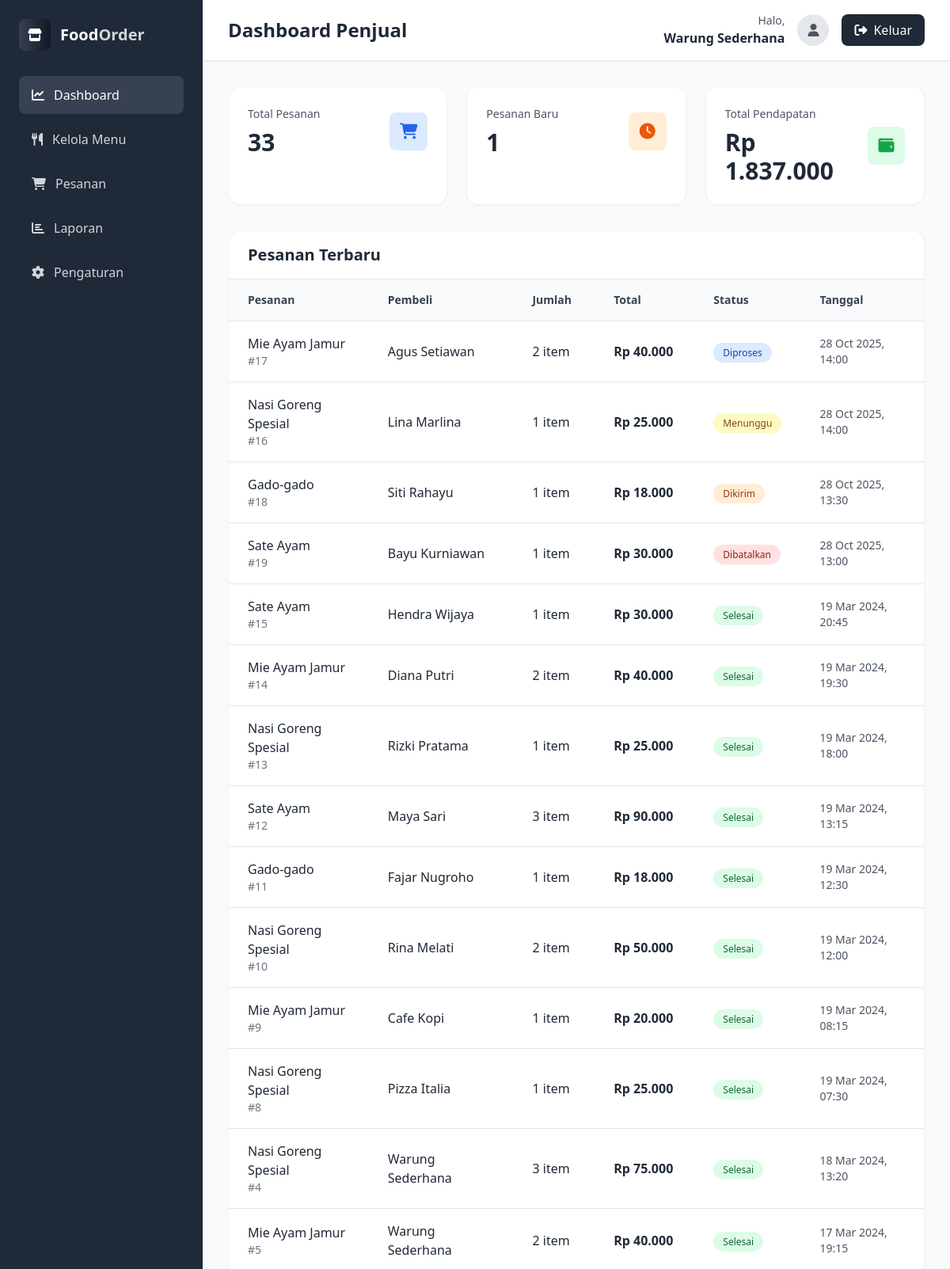
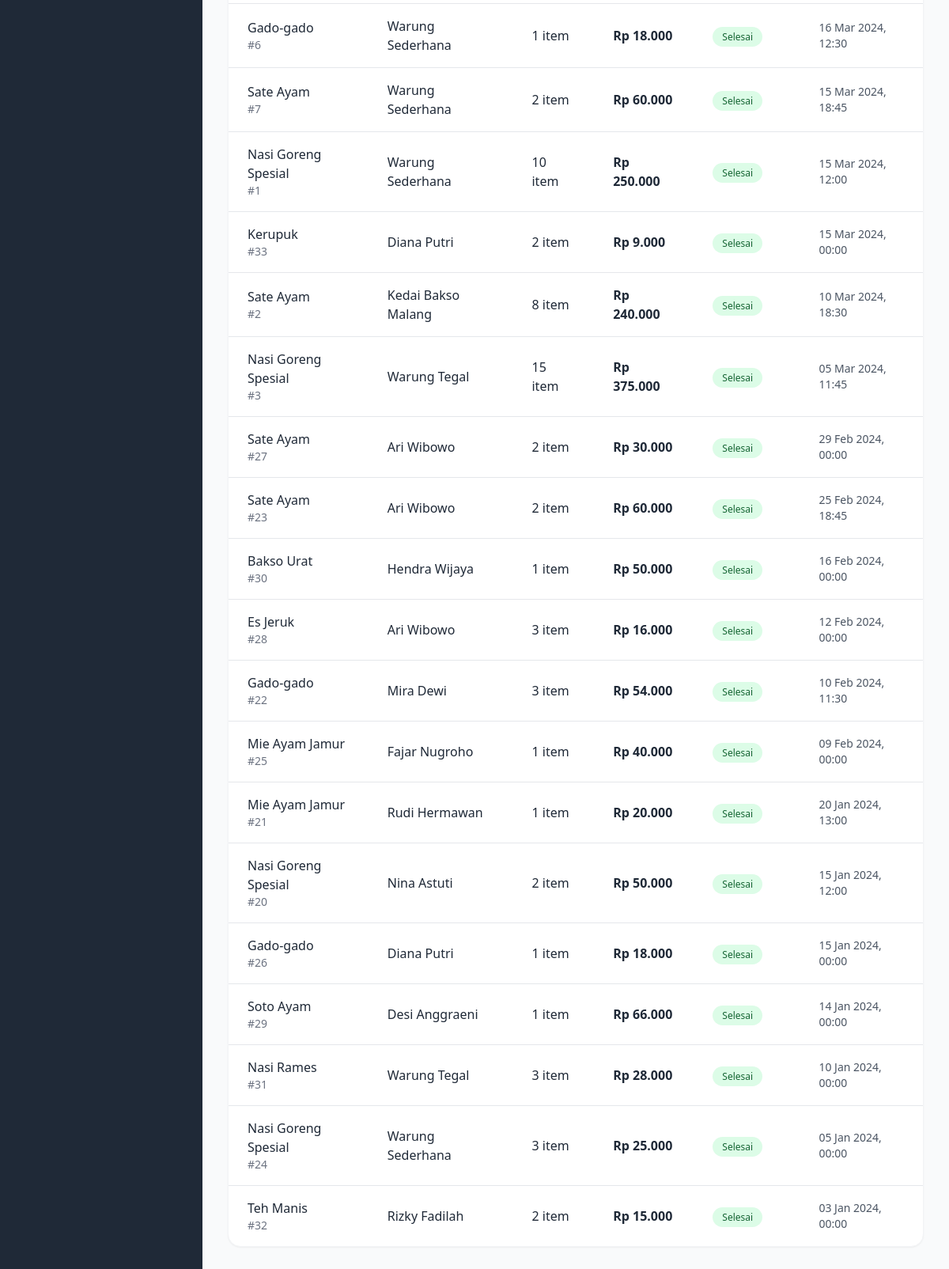
/pemesanan-makanan/penjual/dashboard.php (signed in), run on the app's committed database (2 pictures, top to bottom).
### tables this page shows
CREATE TABLE users (
  id_user INT AUTO_INCREMENT PRIMARY KEY,
  nama VARCHAR(100) NOT NULL,
  username VARCHAR(50) NOT NULL UNIQUE,
  password VARCHAR(255) NOT NULL,
  email VARCHAR(100) NOT NULL UNIQUE,
  no_telp VARCHAR(20),
  role ENUM('penjual', 'pembeli') NOT NULL,
  created_at TIMESTAMP DEFAULT CURRENT_TIMESTAMP
);

CREATE TABLE pesanan (
  id_pesanan INT AUTO_INCREMENT PRIMARY KEY,
  id_menu INT NOT NULL,
  id_pembeli INT NOT NULL,
  jumlah INT NOT NULL,
  total_harga DECIMAL(12,2) NOT NULL,
  alamat_pengiriman TEXT,
  status_pesanan ENUM('Menunggu', 'Diproses', 'Dikirim', 'Selesai', 'Dibatalkan') DEFAULT 'Menunggu',
  tanggal_pesan TIMESTAMP DEFAULT CURRENT_TIMESTAMP,
  catatan VARCHAR(255),
  FOREIGN KEY (id_menu) REFERENCES menu(id_menu)
    ON DELETE CASCADE ON UPDATE CASCADE,
  FOREIGN KEY (id_pembeli) REFERENCES pembeli(id_pembeli)
    ON DELETE CASCADE ON UPDATE CASCADE
);

CREATE TABLE menu (
  id_menu INT AUTO_INCREMENT PRIMARY KEY,
  id_penjual INT,
  nama_menu VARCHAR(100) NOT NULL,
  deskripsi TEXT,
  harga DECIMAL(10,2) NOT NULL,
  foto VARCHAR(255),
  FOREIGN KEY (id_penjual) REFERENCES penjual(id_penjual)
    ON DELETE CASCADE ON UPDATE CASCADE
);

### pemesanan-makanan/penjual/dashboard.php (the view, shortened to what this page needs)
<?php
include '../config/database.php';
$id_penjual = $_SESSION['id_user'];
$query_penjual = mysqli_query($conn, "SELECT * FROM users WHERE id_user = '$id_penjual'");
$penjual = mysqli_fetch_assoc($query_penjual);
$total_pesanan = mysqli_query($conn, "
    SELECT COUNT(*) as total
    FROM pesanan p
    JOIN menu m ON p.id_menu = m.id_menu
    WHERE m.id_penjual = '$id_penjual'
")->fetch_assoc()['total'];
$pesanan_baru = mysqli_query($conn, "
    SELECT COUNT(*) as total
    FROM pesanan p
    JOIN menu m ON p.id_menu = m.id_menu
    WHERE m.id_penjual = '$id_penjual' AND p.status_pesanan = 'Menunggu'
")->fetch_assoc()['total'];
$total_pendapatan = mysqli_query($conn, "
    SELECT COALESCE(SUM(p.total_harga), 0) as total
    FROM pesanan p
    JOIN menu m ON p.id_menu = m.id_menu
    WHERE m.id_penjual = '$id_penjual' AND p.status_pesanan = 'Selesai'
")->fetch_assoc()['total'];
$query_pesanan = mysqli_query($conn, "
    SELECT
        p.id_pesanan,
        u.nama AS nama_pembeli,
        m.nama_menu,
        p.jumlah,
        p.total_harga,
        p.status_pesanan,
        p.tanggal_pesan
    FROM pesanan p
    JOIN users u ON p.id_pembeli = u.id_user
    JOIN menu m ON p.id_menu = m.id_menu
    WHERE m.id_penjual = '$id_penjual'
    ORDER BY p.tanggal_pesan DESC
");
?>
<!DOCTYPE html>
<html lang="id">
<head>
    <script src="https://cdn.tailwindcss.com"></script>
    <link rel="stylesheet" href="https://cdnjs.cloudflare.com/ajax/libs/font-awesome/6.4.0/css/all.min.css">
</head>
<body class="bg-gray-50">
    <div class="flex h-screen">
        <div class="w-64 bg-gray-800 text-white">
            <div class="p-6">
                <div class="flex items-center space-x-3 mb-8">
                    <div class="w-10 h-10 bg-gradient-to-r from-gray-700 to-gray-900 rounded-lg flex items-center justify-center">
                        <i class="fas fa-store text-white"></i>
                    </div>
                    <h1 class="text-xl font-bold">Food<span class="text-gray-300">Order</span></h1>
                </div>
                <nav class="space-y-2">
                    <a href="dashboard.php" class="flex items-center space-x-3 bg-gray-700 px-4 py-3 rounded-lg text-white">
                        <i class="fas fa-chart-line"></i>
                        <span>Dashboard</span>
                    </a>
                    <a href="menu.php" class="flex items-center space-x-3 px-4 py-3 rounded-lg text-gray-300 hover:bg-gray-700 transition">
                        <i class="fas fa-utensils"></i>
                        <span>Kelola Menu</span>
                    </a>
                    <a href="pesanan.php" class="flex items-center space-x-3 px-4 py-3 rounded-lg text-gray-300 hover:bg-gray-700 transition">
                        <i class="fas fa-shopping-cart"></i>
                        <span>Pesanan</span>
                    </a>
                    <a href="laporan.php" class="flex items-center space-x-3 px-4 py-3 rounded-lg text-gray-300 hover:bg-gray-700 transition">
                        <i class="fas fa-chart-bar"></i>
                        <span>Laporan</span>
                    </a>
                    <a href="pengaturan.php" class="flex items-center space-x-3 px-4 py-3 rounded-lg text-gray-300 hover:bg-gray-700 transition">
                        <i class="fas fa-cog"></i>
                        <span>Pengaturan</span>
                    </a>
                </nav>
            </div>
        </div>
        <div class="flex-1 overflow-auto">
            <header class="bg-white shadow-sm border-b border-gray-200">
                <div class="flex justify-between items-center px-8 py-4">
                    <h1 class="text-2xl font-bold text-gray-800">Dashboard Penjual</h1>
                    <div class="flex items-center space-x-4">
                        <div class="text-right">
                            <p class="text-sm text-gray-600">Halo,</p>
                            <p class="font-semibold text-gray-800"><?= htmlspecialchars($penjual['nama']); ?></p>
                        </div>
                        <div class="w-10 h-10 bg-gray-200 rounded-full flex items-center justify-center">
                            <i class="fas fa-user text-gray-600"></i>
                        </div>
                        <a href="../auth/logout.php" class="bg-gray-800 text-white px-4 py-2 rounded-lg hover:bg-gray-700 transition flex items-center space-x-2">
                            <i class="fas fa-sign-out-alt"></i>
                            <span>Keluar</span>
                        </a>
                    </div>
                </div>
            </header>
            <div class="p-8">
                <div class="grid grid-cols-1 md:grid-cols-3 gap-6 mb-8">
                    <div class="bg-white rounded-2xl shadow-sm p-6 border border-gray-100">
                        <div class="flex items-center justify-between">
                            <div>
                                <p class="text-gray-600 text-sm">Total Pesanan</p>
                                <p class="text-3xl font-bold text-gray-800 mt-2"><?= $total_pesanan; ?></p>
                            </div>
                            <div class="w-12 h-12 bg-blue-100 rounded-lg flex items-center justify-center">
                                <i class="fas fa-shopping-cart text-blue-600 text-xl"></i>
                            </div>
                        </div>
                    </div>
                    <div class="bg-white rounded-2xl shadow-sm p-6 border border-gray-100">
                        <div class="flex items-center justify-between">
                            <div>
                                <p class="text-gray-600 text-sm">Pesanan Baru</p>
                                <p class="text-3xl font-bold text-gray-800 mt-2"><?= $pesanan_baru; ?></p>
                            </div>
                            <div class="w-12 h-12 bg-orange-100 rounded-lg flex items-center justify-center">
                                <i class="fas fa-clock text-orange-600 text-xl"></i>
                            </div>
                        </div>
                    </div>
                    <div class="bg-white rounded-2xl shadow-sm p-6 border border-gray-100">
                        <div class="flex items-center justify-between">
                            <div>
                                <p class="text-gray-600 text-sm">Total Pendapatan</p>
                                <p class="text-3xl font-bold text-gray-800 mt-2">Rp <?= number_format($total_pendapatan, 0, ',', '.'); ?></p>
                            </div>
                            <div class="w-12 h-12 bg-green-100 rounded-lg flex items-center justify-center">
                                <i class="fas fa-wallet text-green-600 text-xl"></i>
                            </div>
                        </div>
                    </div>
                </div>
                <div class="bg-white rounded-2xl shadow-sm border border-gray-100">
                    <div class="px-6 py-4 border-b border-gray-200">
                        <h2 class="text-xl font-semibold text-gray-800">Pesanan Terbaru</h2>
                    </div>
                    <div class="overflow-x-auto">
                        <table class="w-full">
                            <thead>
                                <tr class="bg-gray-50 border-b border-gray-200">
                                    <th class="py-4 px-6 text-left text-sm font-semibold text-gray-700">Pesanan</th>
                                    <th class="py-4 px-6 text-left text-sm font-semibold text-gray-700">Pembeli</th>
                                    <th class="py-4 px-6 text-left text-sm font-semibold text-gray-700">Jumlah</th>
                                    <th class="py-4 px-6 text-left text-sm font-semibold text-gray-700">Total</th>
                                    <th class="py-4 px-6 text-left text-sm font-semibold text-gray-700">Status</th>
                                    <th class="py-4 px-6 text-left text-sm font-semibold text-gray-700">Tanggal</th>
                                </tr>
                            </thead>
                            <tbody class="divide-y divide-gray-200">
                                <?php if (mysqli_num_rows($query_pesanan) > 0): ?>
                                    <?php while ($row = mysqli_fetch_assoc($query_pesanan)): ?>
                                        <tr class="hover:bg-gray-50 transition">
                                            <td class="py-4 px-6">
                                                <div>
                                                    <p class="font-medium text-gray-800"><?= htmlspecialchars($row['nama_menu']); ?></p>
                                                    <p class="text-sm text-gray-500">#<?= $row['id_pesanan']; ?></p>
                                                </div>
                                            </td>
                                            <td class="py-4 px-6">
                                                <p class="text-gray-800"><?= htmlspecialchars($row['nama_pembeli']); ?></p>
                                            </td>
                                            <td class="py-4 px-6">
                                                <p class="text-gray-800"><?= $row['jumlah']; ?> item</p>
                                            </td>
                                            <td class="py-4 px-6">
                                                <p class="font-semibold text-gray-800">Rp <?= number_format($row['total_harga'], 0, ',', '.'); ?></p>
                                            </td>
                                            <td class="py-4 px-6">
                                                <?php
                                                $statusColors = [
                                                    'Menunggu' => 'bg-yellow-100 text-yellow-800',
                                                    'Diproses' => 'bg-blue-100 text-blue-800',
                                                    'Dikirim' => 'bg-orange-100 text-orange-800',
                                                    'Selesai' => 'bg-green-100 text-green-800',
                                                    'Dibatalkan' => 'bg-red-100 text-red-800'
                                                ];
                                                ?>
                                                <span class="px-3 py-1 rounded-full text-xs font-medium <?= $statusColors[$row['status_pesanan']] ?? 'bg-gray-100 text-gray-800'; ?>">
                                                    <?= $row['status_pesanan']; ?>
                                                </span>
                                            </td>
                                            <td class="py-4 px-6">
                                                <p class="text-sm text-gray-600"><?= date('d M Y, H:i', strtotime($row['tanggal_pesan'])); ?></p>
                                            </td>
                                        </tr>
                                    <?php endwhile; ?>
                                <?php endif; ?>
                            </tbody>
                        </table>
                    </div>
                </div>
            </div>
        </div>
    </div>
</body>
</html>

### data on the page
users: nama "Warung Sederhana"
pesanan: id_menu.nama_menu "Mie Ayam Jamur", id_pesanan "17", users.nama "Agus Setiawan", jumlah "2", total_harga "40.000", status_pesanan "Diproses", tanggal_pesan "28 Oct 2025, 14:00"
pesanan: id_menu.nama_menu "Nasi Goreng Spesial", id_pesanan "16", users.nama "Lina Marlina", jumlah "1", total_harga "25.000", status_pesanan "Menunggu", tanggal_pesan "28 Oct 2025, 14:00"
pesanan: id_menu.nama_menu "Gado-gado", id_pesanan "18", users.nama "Siti Rahayu", jumlah "1", total_harga "18.000", status_pesanan "Dikirim", tanggal_pesan "28 Oct 2025, 13:30"
pesanan: id_menu.nama_menu "Sate Ayam", id_pesanan "19", users.nama "Bayu Kurniawan", jumlah "1", total_harga "30.000", status_pesanan "Dibatalkan", tanggal_pesan "28 Oct 2025, 13:00"
pesanan: id_menu.nama_menu "Sate Ayam", id_pesanan "15", users.nama "Hendra Wijaya", jumlah "1", total_harga "30.000", status_pesanan "Selesai", tanggal_pesan "19 Mar 2024, 20:45"
pesanan: id_menu.nama_menu "Mie Ayam Jamur", id_pesanan "14", users.nama "Diana Putri", jumlah "2", total_harga "40.000", status_pesanan "Selesai", tanggal_pesan "19 Mar 2024, 19:30"
pesanan: id_menu.nama_menu "Nasi Goreng Spesial", id_pesanan "13", users.nama "Rizki Pratama", jumlah "1", total_harga "25.000", status_pesanan "Selesai", tanggal_pesan "19 Mar 2024, 18:00"
pesanan: id_menu.nama_menu "Sate Ayam", id_pesanan "12", users.nama "Maya Sari", jumlah "3", total_harga "90.000", status_pesanan "Selesai", tanggal_pesan "19 Mar 2024, 13:15"
pesanan: id_menu.nama_menu "Gado-gado", id_pesanan "11", users.nama "Fajar Nugroho", jumlah "1", total_harga "18.000", status_pesanan "Selesai", tanggal_pesan "19 Mar 2024, 12:30"
pesanan: id_menu.nama_menu "Nasi Goreng Spesial", id_pesanan "10", users.nama "Rina Melati", jumlah "2", total_harga "50.000", status_pesanan "Selesai", tanggal_pesan "19 Mar 2024, 12:00"
pesanan: id_menu.nama_menu "Mie Ayam Jamur", id_pesanan "9", users.nama "Cafe Kopi", jumlah "1", total_harga "20.000", status_pesanan "Selesai", tanggal_pesan "19 Mar 2024, 08:15"
pesanan: id_menu.nama_menu "Nasi Goreng Spesial", id_pesanan "8", users.nama "Pizza Italia", jumlah "1", total_harga "25.000", status_pesanan "Selesai", tanggal_pesan "19 Mar 2024, 07:30"
pesanan: id_menu.nama_menu "Nasi Goreng Spesial", id_pesanan "4", users.nama "Warung Sederhana", jumlah "3", total_harga "75.000", status_pesanan "Selesai", tanggal_pesan "18 Mar 2024, 13:20"
pesanan: id_menu.nama_menu "Mie Ayam Jamur", id_pesanan "5", users.nama "Warung Sederhana", jumlah "2", total_harga "40.000", status_pesanan "Selesai", tanggal_pesan "17 Mar 2024, 19:15"
pesanan: id_menu.nama_menu "Gado-gado", id_pesanan "6", users.nama "Warung Sederhana", jumlah "1", total_harga "18.000", status_pesanan "Selesai", tanggal_pesan "16 Mar 2024, 12:30"
pesanan: id_menu.nama_menu "Sate Ayam", id_pesanan "7", users.nama "Warung Sederhana", jumlah "2", total_harga "60.000", status_pesanan "Selesai", tanggal_pesan "15 Mar 2024, 18:45"
pesanan: id_menu.nama_menu "Nasi Goreng Spesial", id_pesanan "1", users.nama "Warung Sederhana", jumlah "10", total_harga "250.000", status_pesanan "Selesai", tanggal_pesan "15 Mar 2024, 12:00"
pesanan: id_menu.nama_menu "Kerupuk", id_pesanan "33", users.nama "Diana Putri", jumlah "2", total_harga "9.000", status_pesanan "Selesai", tanggal_pesan "15 Mar 2024, 00:00"
pesanan: id_menu.nama_menu "Sate Ayam", id_pesanan "2", users.nama "Kedai Bakso Malang", jumlah "8", total_harga "240.000", status_pesanan "Selesai", tanggal_pesan "10 Mar 2024, 18:30"
pesanan: id_menu.nama_menu "Nasi Goreng Spesial", id_pesanan "3", users.nama "Warung Tegal", jumlah "15", total_harga "375.000", status_pesanan "Selesai", tanggal_pesan "05 Mar 2024, 11:45"
pesanan: id_menu.nama_menu "Sate Ayam", id_pesanan "27", users.nama "Ari Wibowo", jumlah "2", total_harga "30.000", status_pesanan "Selesai", tanggal_pesan "29 Feb 2024, 00:00"
pesanan: id_menu.nama_menu "Sate Ayam", id_pesanan "23", users.nama "Ari Wibowo", jumlah "2", total_harga "60.000", status_pesanan "Selesai", tanggal_pesan "25 Feb 2024, 18:45"
pesanan: id_menu.nama_menu "Bakso Urat", id_pesanan "30", users.nama "Hendra Wijaya", jumlah "1", total_harga "50.000", status_pesanan "Selesai", tanggal_pesan "16 Feb 2024, 00:00"
pesanan: id_menu.nama_menu "Es Jeruk", id_pesanan "28", users.nama "Ari Wibowo", jumlah "3", total_harga "16.000", status_pesanan "Selesai", tanggal_pesan "12 Feb 2024, 00:00"
pesanan: id_menu.nama_menu "Gado-gado", id_pesanan "22", users.nama "Mira Dewi", jumlah "3", total_harga "54.000", status_pesanan "Selesai", tanggal_pesan "10 Feb 2024, 11:30"
pesanan: id_menu.nama_menu "Mie Ayam Jamur", id_pesanan "25", users.nama "Fajar Nugroho", jumlah "1", total_harga "40.000", status_pesanan "Selesai", tanggal_pesan "09 Feb 2024, 00:00"
pesanan: id_menu.nama_menu "Mie Ayam Jamur", id_pesanan "21", users.nama "Rudi Hermawan", jumlah "1", total_harga "20.000", status_pesanan "Selesai", tanggal_pesan "20 Jan 2024, 13:00"
pesanan: id_menu.nama_menu "Nasi Goreng Spesial", id_pesanan "20", users.nama "Nina Astuti", jumlah "2", total_harga "50.000", status_pesanan "Selesai", tanggal_pesan "15 Jan 2024, 12:00"
pesanan: id_menu.nama_menu "Gado-gado", id_pesanan "26", users.nama "Diana Putri", jumlah "1", total_harga "18.000", status_pesanan "Selesai", tanggal_pesan "15 Jan 2024, 00:00"
pesanan: id_menu.nama_menu "Soto Ayam", id_pesanan "29", users.nama "Desi Anggraeni", jumlah "1", total_harga "66.000", status_pesanan "Selesai", tanggal_pesan "14 Jan 2024, 00:00"
pesanan: id_menu.nama_menu "Nasi Rames", id_pesanan "31", users.nama "Warung Tegal", jumlah "3", total_harga "28.000", status_pesanan "Selesai", tanggal_pesan "10 Jan 2024, 00:00"
pesanan: id_menu.nama_menu "Nasi Goreng Spesial", id_pesanan "24", users.nama "Warung Sederhana", jumlah "3", total_harga "25.000", status_pesanan "Selesai", tanggal_pesan "05 Jan 2024, 00:00"
pesanan: id_menu.nama_menu "Teh Manis", id_pesanan "32", users.nama "Rizky Fadilah", jumlah "2", total_harga "15.000", status_pesanan "Selesai", tanggal_pesan "03 Jan 2024, 00:00"

### other printed values
$total_pesanan "33"
$pesanan_baru "1"
$total_pendapatan "1.837.000"
